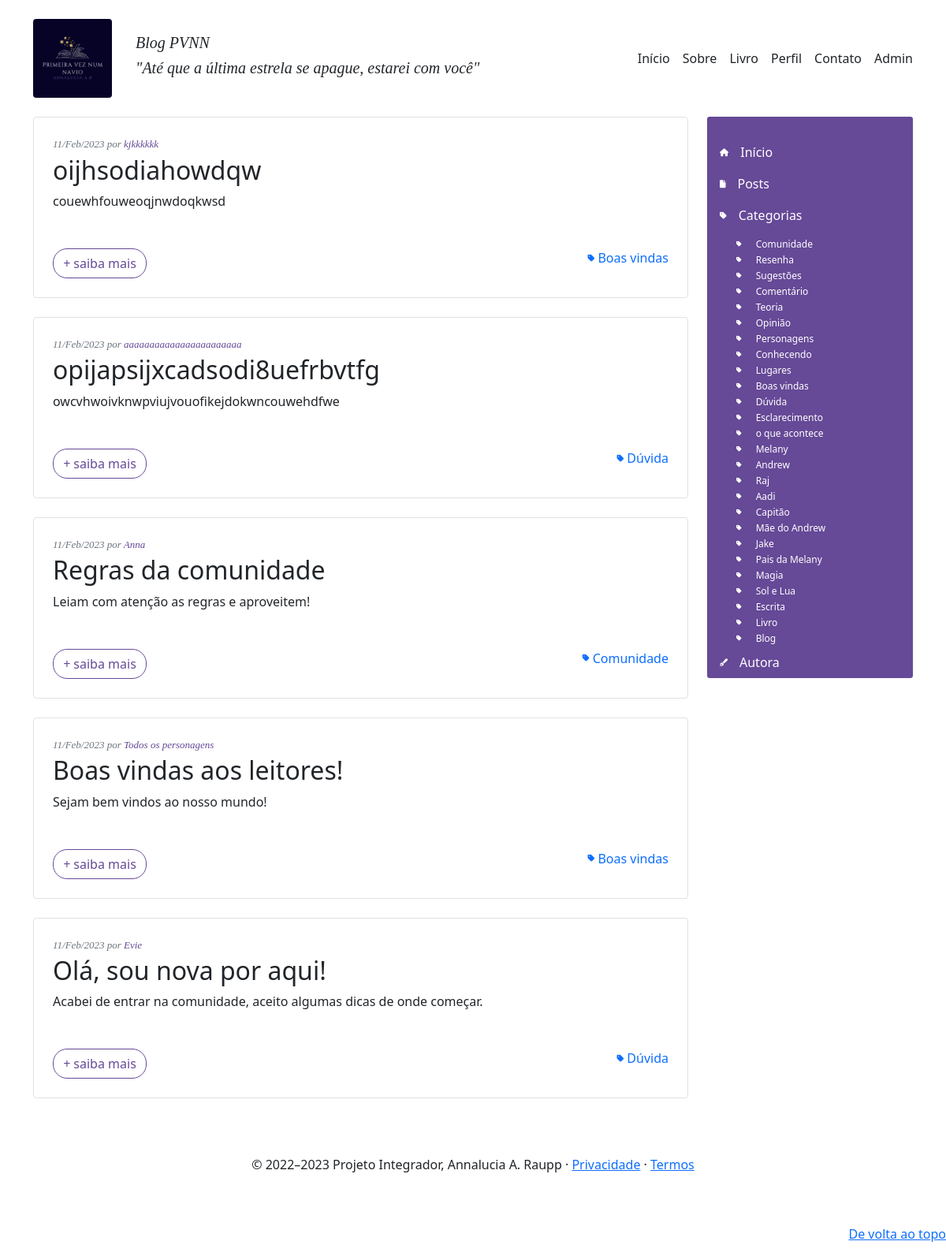
/app/controllers/BlogController.php?action=page_home, run on the app's committed database.
### tables this page shows
CREATE TABLE `postagens` (
  `idPosts` int(4) NOT NULL,
  `titulo` text NOT NULL,
  `autor` varchar(50) DEFAULT NULL,
  `resumo` tinytext NOT NULL,
  `texto` longtext,
  `data` datetime NOT NULL DEFAULT CURRENT_TIMESTAMP,
  `idCategoria` int(11) NOT NULL
);

CREATE TABLE `categorias` (
  `idCategory` int(4) NOT NULL,
  `tag` varchar(45) NOT NULL
);

### app/repository/PostsRepository.php (called while the page is built, shortened)
<?php
    require_once __DIR__ . "/../connection/Connection.php";
    class PostsRepository {
        public $conn;
        function __construct()
        {
            $this->conn = Connection::getConnection();
        }
        public function findLastFive(): array {
            $table = $this->conn->query("SELECT * FROM postagens AS p
                JOIN categorias AS c ON p.idCategoria = c.idCategory
                ORDER BY idPosts DESC LIMIT 5");
            $posts  = $table->fetchAll(PDO::FETCH_ASSOC);
            return $posts;
        }
    }

### app/connection/Connection.php (called while the page is built)
<?php
class Connection {
    private static $host = "localhost";
    private static $dbname = "pvnn";
    private static $user = "root";
    private static $password = "";
    private static $conn = null;
    public static function getConnection(): PDO {
        if(self::$conn == null) {
            try {
                self::$conn = new PDO("mysql:host=" . self::$host . ";charset=utf8;dbname=" . self::$dbname,
                self::$user,
                self::$password);
                self::$conn->setAttribute(PDO::ATTR_ERRMODE, PDO::ERRMODE_EXCEPTION);
            } catch(Exception $e) {
                print("Erro ao conectar com o banco de dados");
            }
        }
        return self::$conn;
    }
}

### app/repository/CategoryRepository.php (called while the page is built, shortened)
<?php
    require_once __DIR__ . "/../connection/Connection.php";
    class CategoryRepository {
        public $conn;
        function __construct()
        {
            $this->conn = Connection::getConnection();
        }
        public function findAll(): array {
            $table = $this->conn->query("SELECT * FROM categorias");
            $categorias  = $table->fetchAll(PDO::FETCH_ASSOC);
            return $categorias;
        }
    }

### app/views/blog/menu_lateral.php (the view)
<div class="col-3">
  <nav class="menu-lateral rounded-1">
    <div class="pt-6">
      <ul class="nav column">
        <li class="nav-item">
          <a class="nav-link active" href="<?= $data['base_path']?>">
            <i class="fa-solid fa-house fa-2xs"></i>Início
          </a>
        </li>
        <li class="nav-item">
          <a class="nav-link active" href="<?= $data['base_path']?>/app/controllers/BlogController.php?action=page_posts">
            <i class="fa-solid fa-file fa-2xs"></i>Posts
          </a>
        </li>
        <li class="nav-item">
          <a class="nav-link active" href="#">
            <i class="fa-solid fa-tag fa-2xs"></i>Categorias
            <ul class="sublist">
              <?php foreach($data['categories'] as $category): ?>
                <li>
                    <a href="<?= $data['base_path']?>/app/controllers/BlogController.php?action=page_posts_category&category=<?= $category['tag']?>">
                      <i class="fa-solid fa-tag fa-2xs"></i> <?= $category['tag'] ?>
                    </a>
                </li>
              <?php endforeach; ?>
            </ul>
          </a>
        </li>
        <li class="nav-item">
          <a class="nav-link active" href="<?= $data['base_path']?>/app/controllers/BlogController.php?action=page_autora">
            <i class="fa-solid fa-pen-fancy fa-2xs"></i>Autora
          </a>
        </li>
      </ul>
    </div>
  </nav>
</div>

### app/views/blog/home.php (shortened to what this page needs)
<?php include "header.php"; ?>
<div class="container">
  <div class="row">
    <div class="main-content home col-9">
      <?php foreach ($data['posts'] as $post) : ?>
        <?php $dataFormatada = new DateTime($post['data']); ?>
        <article class="blog-post">
          <div class="border rounded mb-4 p-4">
            <p class="data-autor mb-1 text-muted">
                <?= $dataFormatada->format('d/M/Y'); ?> por
                <a href="#" class="data-autor"><?= $post['autor']; ?></a>
            </p>
            <h2 class="blog-post-title"><?= $post['titulo']; ?></h2>
            <?php if(isset($post['resumo'])): ?>
              <p><?= $post['resumo'] ?></p>
            <?php else: ?>
              <p><?= BlogController::resumir($post['texto'], 30) ?></p>
            <?php endif ?>
            <div class=".post-rodape mt-5 row">
              <div class="col-4">
                <a href="<?= $data['base_path'] ?>/app/controllers/BlogController.php?action=page_post&id_param=<?= $post['idPosts']?>" class="btn btn-outline-primary btn-round">
                  <i class="fa-thin fa-plus"></i> saiba mais</a>
              </div>
              <div class="col-8" style="text-align: right;">
                  <span class="float-right" style="padding-top: 15px;">
                    <a style="text-decoration: none;" href="<?= $data['base_path']?>/app/controllers/BlogController.php?action=page_posts_category&category=<?= $post['tag']?>">
                      <i class="fa-solid fa-tag fa-2xs"></i> <?=$post['tag'] ?>
                    </a>
                  </span>
              </div>
            </div>
          </div>
        </article>
      <?php endforeach; ?>
    </div>
    <?php include "menu_lateral.php"; ?>
  </div>
</div>
<?php include "footer.php"; ?>

### public/assets/styles/blog.css (style rules this page uses)
.blog-post .data-autor, #post .data-autor { font-family: 'Times New Roman', Times, serif; font-size: 13px; font-style: italic; text-decoration: none; color: #664997; }
.menu-lateral { min-height: 400px; padding-top: 25px; background-color: #664997; }
.menu-lateral .nav-item { display: block; width: 100%; }
.menu-lateral .nav-item i { display: inline; margin-right: 15px; }
.menu-lateral .nav-item a { color: #fff; }
.sublist { margin-top: -25px; }
.sublist li { list-style: none; margin-left: 5px; font-size: 12px; line-height: 20px; color: #eee; }
.sublist li a { text-decoration: none; }
.btn-outline-primary { color: #664997; border-color: #664997; }
.btn-round { border-radius: 18px !important; }

### data on the page
postagens: data "11/Feb/2023", autor "kjkkkkkk", titulo "oijhsodiahowdqw", resumo "couewhfouweoqjnwdoqkwsd", categorias.tag "Boas vindas"
postagens: data "11/Feb/2023", autor "aaaaaaaaaaaaaaaaaaaaaaa", titulo "opijapsijxcadsodi8uefrbvtfg", resumo "owcvhwoivknwpviujvouofikejdokwncouwehdfwe", categorias.tag "Dúvida"
postagens: data "11/Feb/2023", autor "Anna", titulo "Regras da comunidade", resumo "Leiam com atenção as regras e aproveitem!", categorias.tag "Comunidade"
postagens: data "11/Feb/2023", autor "Todos os personagens", titulo "Boas vindas aos leitores!", resumo "Sejam bem vindos ao nosso mundo!", categorias.tag "Boas vindas"
postagens: data "11/Feb/2023", autor "Evie", titulo "Olá, sou nova por aqui!", resumo "Acabei de entrar na comunidade, aceito algumas dicas de onde começar.", categorias.tag "Dúvida"
categorias: tag "Comunidade"
categorias: tag "Resenha"
categorias: tag "Sugestões"
categorias: tag "Comentário"
categorias: tag "Teoria"
categorias: tag "Opinião"
categorias: tag "Personagens"
categorias: tag "Conhecendo"
categorias: tag "Lugares"
categorias: tag "Boas vindas"
categorias: tag "Dúvida"
categorias: tag "Esclarecimento"
categorias: tag "o que acontece"
categorias: tag "Melany"
categorias: tag "Andrew"
categorias: tag "Raj"
categorias: tag "Aadi"
categorias: tag "Capitão"
categorias: tag "Mãe do Andrew"
categorias: tag "Jake"
categorias: tag "Pais da Melany"
categorias: tag "Magia"
categorias: tag "Sol e Lua"
categorias: tag "Escrita"
categorias: tag "Livro"
categorias: tag "Blog"
